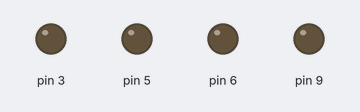
The sketch below on a simulated Arduino Uno, built with avr-gcc and run on an emulated ATmega328P. Shown: output pins drawn as LEDs (lit = HIGH).

Above: at 0.2 s.
At 2.5 s:
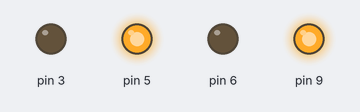
At 4.0 s:
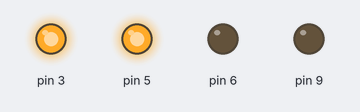
At 5.5 s:
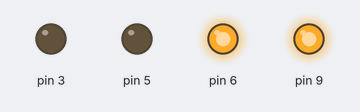
At 7.0 s:
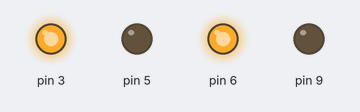
Timing chart, 0 to 7.8 s (numbered marks = the images above):
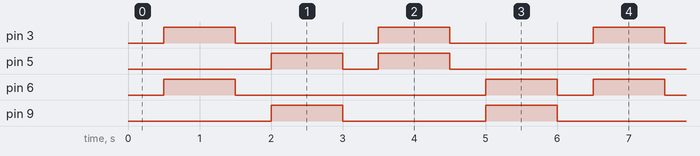

The sketch:

MicroBotTest.ino
```cpp
void setup() {
  // put your setup code here, to run once:
  pinMode(3, OUTPUT);
  pinMode(5, OUTPUT);
  pinMode(6, OUTPUT);
  pinMode(9, OUTPUT);

}

void loop() {
  // put your main code here, to run repeatedly:
  clrAct();
  delay(500);
  digitalWrite(3, HIGH);
  digitalWrite(6, HIGH);
  delay(1000);
  clrAct();
  delay(500);
  digitalWrite(5, HIGH);
  digitalWrite(9, HIGH);
  delay(1000);
  clrAct();
  delay(500);
  digitalWrite(3, HIGH);
  digitalWrite(5, HIGH);
  delay(1000);
  clrAct();
  delay(500);
  digitalWrite(6, HIGH);
  digitalWrite(9, HIGH);
  delay(1000);

}

void clrAct() {
  digitalWrite(3, LOW);
  digitalWrite(5, LOW);
  digitalWrite(6, LOW);
  digitalWrite(9, LOW);
}
```

Measured:
- by itself, pin 3, pin 9: alternates HIGH for 1.0 s and LOW for 2.0 s
- by itself, pin 5: repeats every 6.0 s: LOW 0.50 s, HIGH 1.0 s, LOW 3.5 s, HIGH 1.0 s
- by itself, pin 6: repeats every 6.0 s: LOW 3.5 s, HIGH 1.0 s, LOW 0.50 s, HIGH 1.0 s
